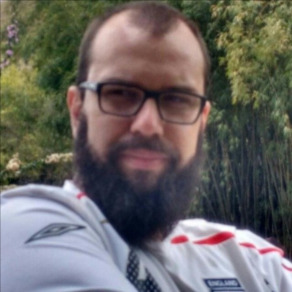
#> input picture Cartoon Image/me.jpg, 292 x 292 px, given in place of the camera
$ python edgeDetection.py
#> lines starting #> are read from the running program, lines starting #| are printed output that depends on the picture; after the words box and inside, x2 and y2 are one past the last pixel; in counts of white or black regions, pixels touching at a corner belong together
import cv2

cap = cv2.VideoCapture(0)

while True:
    ret, frame = cap.read()
#> frame is the input picture: shape (292, 292, 3); mean B, G, R 100.2, 102.9, 106.7
    gray = cv2.cvtColor(frame, cv2.COLOR_BGR2GRAY)
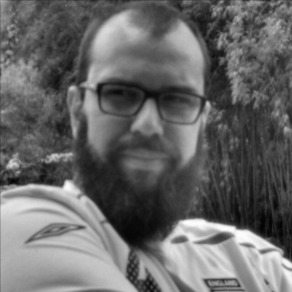
#> gray: shape (292, 292); min 1, max 255, mean 103.8

    # Bilateral
    edges_bil = cv2.bilateralFilter(gray, 7, 50, 50)

    # Canny
    edges_Canny = cv2.Canny(gray, 60, 120)
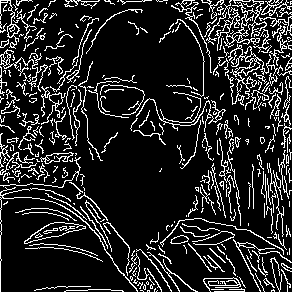
#> edges_Canny: shape (292, 292); 14.9% white in thin lines or dots

    cv2.imshow('Frame_Canny', edges_Canny)

    if cv2.waitKey(1) == 27:
#> (key Esc is pressed here)
        break

cv2.destroyAllWindows()
cap.release()

$ run again, on Cartoon Image/por_sol.png
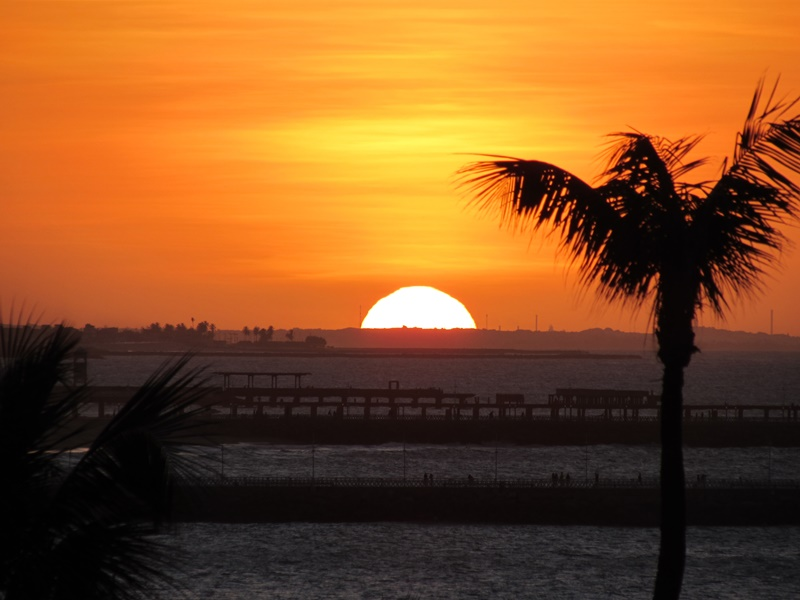
#> input picture Cartoon Image/por_sol.png, 800 x 600 px, given in place of the camera
#> frame is the input picture: shape (600, 800, 3); mean B, G, R 35.5, 82.3, 136.1
#> `gray = cv2.cvtColor(frame, cv2.COLOR_BGR2GRAY)`:
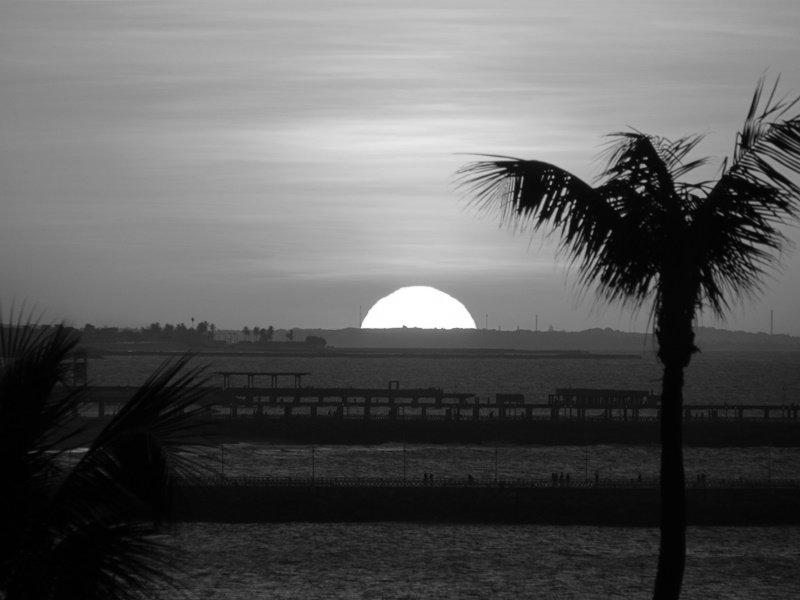
#> gray: shape (600, 800); min 0, max 255, mean 93.1
#> `edges_Canny = cv2.Canny(gray, 60, 120)`:
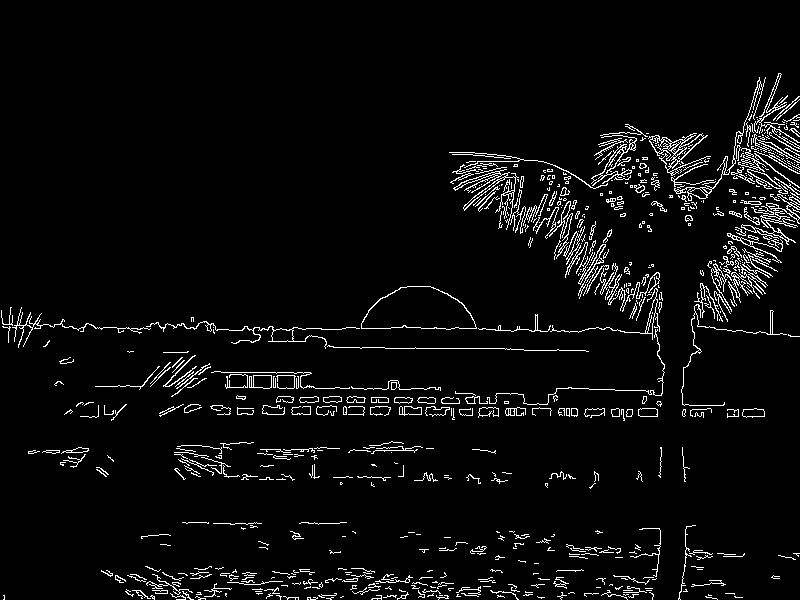
#> edges_Canny: shape (600, 800); 4.4% white in thin lines or dots, all inside (x1, y1, x2, y2) = (1, 73, 800, 600)
